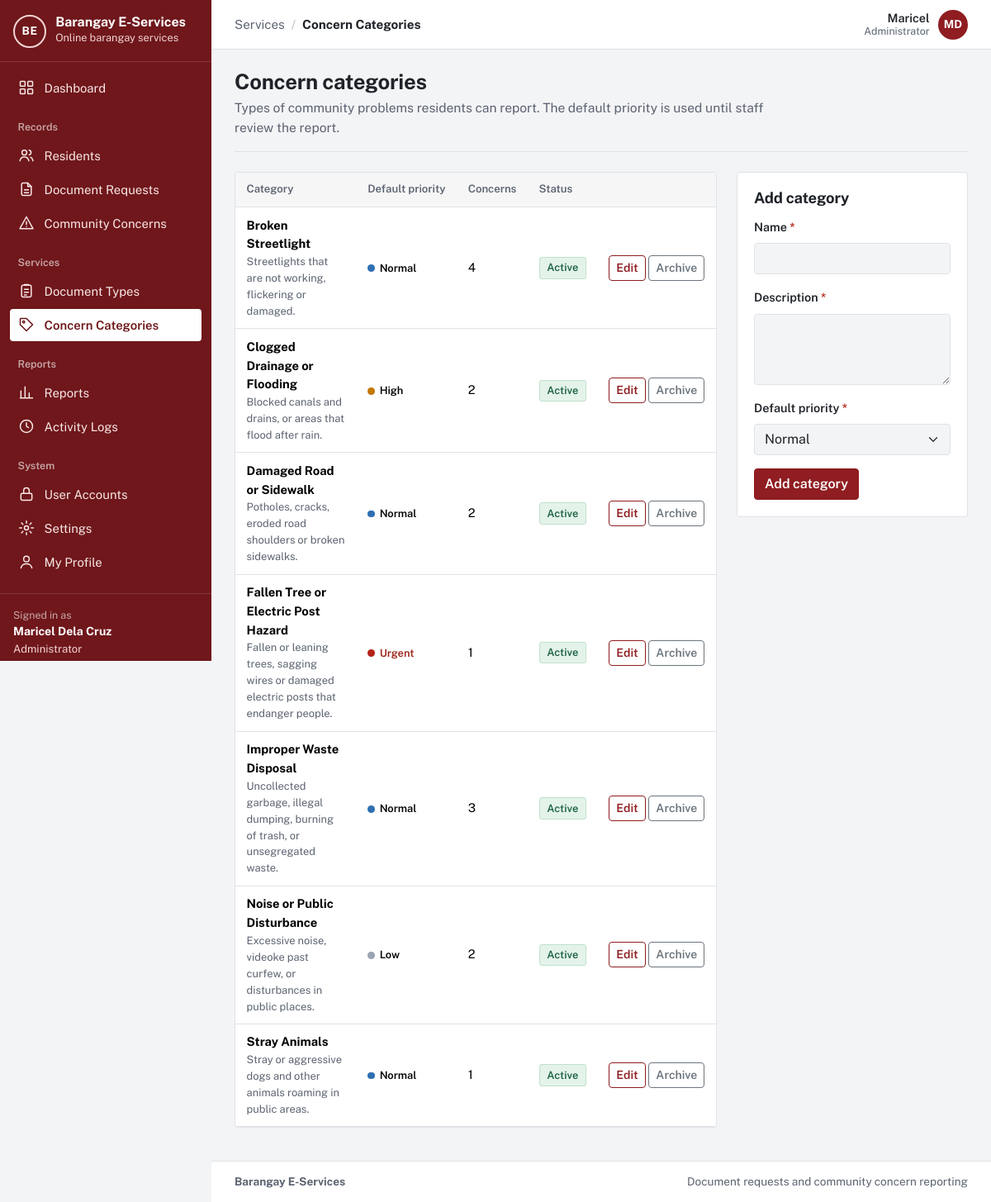
/barangay-eservices/admin/categories.php (signed in), run on the app's committed database.
### tables this page shows
CREATE TABLE `users` (
  `user_id` int(10) UNSIGNED NOT NULL,
  `role_id` tinyint(3) UNSIGNED NOT NULL,
  `purok_id` smallint(5) UNSIGNED DEFAULT NULL,
  `first_name` varchar(60) NOT NULL,
  `last_name` varchar(60) NOT NULL,
  `email` varchar(120) NOT NULL,
  `contact_no` varchar(13) DEFAULT NULL,
  `street_address` varchar(150) DEFAULT NULL,
  `password_hash` varchar(255) NOT NULL,
  `email_verified_at` datetime DEFAULT NULL,
  `is_active` tinyint(1) NOT NULL DEFAULT 1,
  `failed_logins` tinyint(3) UNSIGNED NOT NULL DEFAULT 0,
  `locked_until` datetime DEFAULT NULL,
  `created_at` datetime NOT NULL DEFAULT current_timestamp(),
  `updated_at` datetime NOT NULL DEFAULT current_timestamp() ON UPDATE current_timestamp()
);

CREATE TABLE `roles` (
  `role_id` tinyint(3) UNSIGNED NOT NULL,
  `role_key` varchar(20) NOT NULL,
  `role_name` varchar(50) NOT NULL
);

CREATE TABLE `concern_categories` (
  `category_id` smallint(5) UNSIGNED NOT NULL,
  `name` varchar(100) NOT NULL,
  `description` varchar(500) NOT NULL,
  `default_priority` tinyint(3) UNSIGNED NOT NULL DEFAULT 2,
  `is_archived` tinyint(1) NOT NULL DEFAULT 0,
  `created_at` datetime NOT NULL DEFAULT current_timestamp(),
  `updated_at` datetime NOT NULL DEFAULT current_timestamp() ON UPDATE current_timestamp()
);

### barangay-eservices/app/lib/helpers.php (called while the page is built, shortened)
<?php
function e($value): string
{
    return htmlspecialchars((string) ($value ?? ''), ENT_QUOTES | ENT_SUBSTITUTE, 'UTF-8');
}
function base_path(): string
{
    static $base = null;
    if ($base === null) {
        $script = realpath($_SERVER['SCRIPT_FILENAME'] ?? '') ?: '';
        $root   = realpath(APP_ROOT) ?: APP_ROOT;
        $rel    = str_replace('\\', '/', substr($script, strlen($root)));
        $name   = str_replace('\\', '/', $_SERVER['SCRIPT_NAME'] ?? '');
        $base   = ($rel !== '' && str_ends_with($name, $rel)) ? substr($name, 0, -strlen($rel)) : '';
        $base   = rtrim($base, '/');
    }
    return $base;
}
function url(string $path = ''): string
{
    return base_path() . '/' . ltrim($path, '/');
}
function asset(string $path): string
{
    return url('assets/' . ltrim($path, '/'));
}
function old(string $key, $default = '')
{
    return $_SESSION['old'][$key] ?? $default;
}
function query_param(string $key, string $default = ''): string
{
    $value = $_GET[$key] ?? $default;
    return is_string($value) ? trim($value) : $default;
}
function full_name(array $row, string $prefix = ''): string
{
    return trim(($row[$prefix . 'first_name'] ?? '') . ' ' . ($row[$prefix . 'last_name'] ?? ''));
}

### barangay-eservices/app/lib/auth.php (called while the page is built, shortened)
<?php
function current_user(bool $refresh = false): ?array
{
    static $user = false;
    if ($user !== false && !$refresh) {
        return $user;
    }
    $user = null;
    if (!empty($_SESSION['user_id'])) {
        $user = db_one(
            'SELECT u.user_id, u.first_name, u.last_name, u.email, u.contact_no, u.street_address, u.purok_id,
                    u.email_verified_at, u.is_active, u.created_at, r.role_key, r.role_name
               FROM users u JOIN roles r ON r.role_id = u.role_id
              WHERE u.user_id = ?',
            [(int) $_SESSION['user_id']]
        );
    }
    return $user;
}
function is_verified(?array $user = null): bool
{
    $user = $user ?? current_user();
    return $user !== null && !empty($user['email_verified_at']);
}
function home_path_for_role(?string $role): string
{
    return match ($role) {
        ROLE_ADMIN    => 'admin/dashboard.php',
        ROLE_STAFF    => 'staff/dashboard.php',
        ROLE_RESIDENT => 'resident/dashboard.php',
        default       => 'auth/login.php',
    };
}
function require_login(bool $mustBeVerified = true): array
{
    $user = current_user();
    return $user;
}
function require_role(string ...$roles): array
{
    $user = require_login();
    return $user;
}

### barangay-eservices/app/lib/db.php (called while the page is built, shortened)
<?php
function db(): mysqli
{
    static $conn = null;
    if ($conn === null) {
        $conn = new mysqli(
            config('db.host'),
            config('db.user'),
            config('db.password'),
            config('db.name'),
            (int) config('db.port', 3306)
        );
        $conn->set_charset('utf8mb4');
        $conn->query("SET time_zone = '+08:00'");
    }
    return $conn;
}
function db_query(string $sql, array $params = []): mysqli_stmt
{
    $stmt = db()->prepare($sql);
    if ($params) {
        $types = '';
        foreach ($params as $p) {
            $types .= is_int($p) ? 'i' : (is_float($p) ? 'd' : 's');
        }
        $stmt->bind_param($types, ...array_values($params));
    }
    $stmt->execute();
    return $stmt;
}
function db_all(string $sql, array $params = []): array
{
    $result = db_query($sql, $params)->get_result();
    return $result ? $result->fetch_all(MYSQLI_ASSOC) : [];
}
function db_one(string $sql, array $params = []): ?array
{
    $result = db_query($sql, $params)->get_result();
    $row = $result ? $result->fetch_assoc() : null;
    return $row ?: null;
}

### barangay-eservices/app/lib/validator.php (called while the page is built, shortened)
<?php
function take_errors(): array
{
    $errors = $_SESSION['errors'] ?? [];
    return $errors;
}
function invalid_class(array $errors, string $field): string
{
    return isset($errors[$field]) ? ' is-invalid' : '';
}
function aria_invalid(array $errors, string $field): string
{
    return isset($errors[$field]) ? ' aria-invalid="true" aria-describedby="' . e($field) . '-error"' : '';
}

### barangay-eservices/admin/categories.php (the view, shortened to what this page needs)
<?php
require __DIR__ . '/../app/bootstrap.php';
$user = require_role(ROLE_ADMIN);
$editId = (int) query_param('edit');
$errors = take_errors();
$editing = $editId ? db_one('SELECT * FROM concern_categories WHERE category_id = ?', [$editId]) : null;
$rows = db_all(
    'SELECT cc.*, (SELECT COUNT(*) FROM concerns c WHERE c.category_id = cc.category_id) AS used
       FROM concern_categories cc ORDER BY cc.is_archived, cc.name'
);
$activeNav = 'categories';
require APP_ROOT . '/app/views/header.php';
?>
<div class="page-head"><div><h1>Concern categories</h1><p>Types of community problems residents can report. The default priority is used until staff review the report.</p></div></div>
<div class="row g-4">
  <div class="col-lg-8">
    <div class="table-wrap">
      <table class="table">
        <thead><tr><th scope="col">Category</th><th scope="col">Default priority</th><th scope="col">Concerns</th><th scope="col">Status</th><th scope="col"><span class="visually-hidden">Actions</span></th></tr></thead>
        <tbody>
        <?php foreach ($rows as $r): ?>
          <tr>
            <td><strong><?= e($r['name']) ?></strong><div class="small text-muted"><?= e($r['description']) ?></div></td>
            <td><?= priority_badge((int) $r['default_priority']) ?></td>
            <td><?= (int) $r['used'] ?></td>
            <td><?= $r['is_archived'] ? '<span class="status status-muted">Archived</span>' : '<span class="status status-done">Active</span>' ?></td>
            <td class="text-end nowrap">
              <a class="btn btn-sm btn-outline-primary" href="<?= e(url('admin/categories.php?edit=' . (int) $r['category_id'])) ?>">Edit<span class="visually-hidden"> <?= e($r['name']) ?></span></a>
              <form method="post" class="d-inline">
                <?php if ($r['is_archived']): ?>
                  <button class="btn btn-sm btn-outline-secondary" name="op" value="restore">Restore</button>
                <?php else: ?>
                  <button class="btn btn-sm btn-outline-secondary" name="op" value="archive" data-confirm="Archive <?= e($r['name']) ?>?">Archive</button>
                <?php endif; ?>
              </form>
            </td>
          </tr>
        <?php endforeach; ?>
        </tbody>
      </table>
    </div>
  </div>
  <div class="col-lg-4">
    <form method="post" class="panel" novalidate>
      <h2><?= $editing ? 'Edit category' : 'Add category' ?></h2>
      <div class="mb-3">
        <label class="form-label required" for="name">Name</label>
        <input class="form-control<?= invalid_class($errors, 'name') ?>" id="name" name="name" maxlength="100" value="<?= e(old('name', $editing['name'] ?? '')) ?>"<?= aria_invalid($errors, 'name') ?>>
      </div>
      <div class="mb-3">
        <label class="form-label required" for="description">Description</label>
        <textarea class="form-control<?= invalid_class($errors, 'description') ?>" id="description" name="description" rows="3" maxlength="500"<?= aria_invalid($errors, 'description') ?>><?= e(old('description', $editing['description'] ?? '')) ?></textarea>
      </div>
      <div class="mb-3">
        <label class="form-label required" for="default_priority">Default priority</label>
        <select class="form-select<?= invalid_class($errors, 'default_priority') ?>" id="default_priority" name="default_priority">
          <?php foreach (PRIORITY_LABELS as $k => $label): ?>
            <option value="<?= $k ?>" <?= (string) old('default_priority', $editing['default_priority'] ?? 2) === (string) $k ? 'selected' : '' ?>><?= e($label) ?></option>
          <?php endforeach; ?>
        </select>
      </div>
      <button type="submit" class="btn btn-primary"><?= $editing ? 'Save changes' : 'Add category' ?></button>
    </form>
  </div>
</div>
<?php clear_old_input(); require APP_ROOT . '/app/views/footer.php'; ?>

### barangay-eservices/app/views/header.php (shortened to what this page needs)
<?php
$user = current_user();
$role = $user['role_key'] ?? null;
$verified = $user && is_verified($user);
$activeNav = $activeNav ?? '';
$appLayout = $user && $verified;
$groups = [];
if ($appLayout && $role === ROLE_ADMIN) {
    $groups = [
        '' => ['dashboard' => ['admin/dashboard.php', 'Dashboard', 'dashboard']],
        'Records' => [
            'residents' => ['residents.php', 'Residents', 'residents'],
            'requests'  => ['requests.php', 'Document Requests', 'document'],
            'concerns'  => ['concerns.php', 'Community Concerns', 'concern'],
        ],
        'Services' => [
            'doctypes'   => ['admin/document-types.php', 'Document Types', 'services'],
            'categories' => ['admin/categories.php', 'Concern Categories', 'category'],
        ],
        'Reports' => [
            'reports' => ['reports.php', 'Reports', 'reports'],
            'logs'    => ['admin/logs.php', 'Activity Logs', 'logs'],
        ],
        'System' => [
            'users'    => ['admin/users.php', 'User Accounts', 'accounts'],
            'settings' => ['admin/settings.php', 'Settings', 'settings'],
            'profile'  => ['profile.php', 'My Profile', 'profile'],
        ],
    ];
}
$crumbGroup = '';
$crumbItem = $pageTitle ?? '';
foreach ($groups as $label => $items) {
    if (isset($items[$activeNav])) {
        $crumbGroup = $label;
        $crumbItem = $items[$activeNav][1];
    }
}
?><!doctype html>
<html lang="en">
<head>
  <link rel="stylesheet" href="<?= e(asset('vendor/bootstrap/bootstrap.min.css')) ?>">
  <link rel="stylesheet" href="<?= e(asset('css/app.css')) ?>">
</head>
<body class="<?= $appLayout ? 'app-body' : 'public-body' ?>">
<?php if ($appLayout): ?>
<div class="app-shell">
  <aside class="sidebar offcanvas-lg offcanvas-start" id="sidebar" tabindex="-1" aria-label="Main navigation">
    <div class="sidebar-brand">
      <a class="brand" href="<?= e(url(home_path_for_role($role))) ?>">
        <?= render_app_mark() ?>
        <span class="brand-text">
          <span class="brand-name"><?= e(app_name()) ?></span>
          <span class="brand-sub">Online barangay services</span>
        </span>
      </a>
    </div>
    <nav class="sidebar-nav">
      <?php foreach ($groups as $label => $items): ?>
        <?php if ($label !== ''): ?><div class="sidebar-heading"><?= e($label) ?></div><?php endif; ?>
        <ul class="sidebar-list">
          <?php foreach ($items as $key => [$path, $itemLabel, $iconName]): ?>
            <li>
              <a class="sidebar-link<?= $key === $activeNav ? ' active' : '' ?>" <?= $key === $activeNav ? 'aria-current="page"' : '' ?> href="<?= e(url($path)) ?>">
                <?= icon($iconName) ?><span><?= e($itemLabel) ?></span>
              </a>
            </li>
          <?php endforeach; ?>
        </ul>
      <?php endforeach; ?>
    </nav>
    <div class="sidebar-user">
      <div class="sidebar-user-label">Signed in as</div>
      <div class="sidebar-user-name"><?= e(full_name($user)) ?></div>
      <div class="sidebar-user-role"><?= e($user['role_name']) ?></div>
      <form method="post" action="<?= e(url('auth/logout.php')) ?>">
      </form>
    </div>
  </aside>
  <div class="app-main">
    <header class="topbar">
      <nav class="topbar-crumb" aria-label="You are here">
        <?php if ($crumbGroup !== ''): ?><span class="crumb-group"><?= e($crumbGroup) ?></span><span class="crumb-sep" aria-hidden="true">/</span><?php endif; ?>
        <span class="crumb-item"><?= e($crumbItem) ?></span>
      </nav>
      <div class="topbar-user">
        <span class="topbar-user-text"><span class="topbar-user-name"><?= e($user['first_name']) ?></span><span class="topbar-user-role"><?= e($user['role_name']) ?></span></span>
        <a class="avatar" href="<?= e(url('profile.php')) ?>" title="My profile" aria-label="My profile"><?= e(mb_strtoupper(mb_substr($user['first_name'], 0, 1) . mb_substr($user['last_name'], 0, 1))) ?></a>
      </div>
    </header>
    <main id="main" class="page">
<?php endif; ?>

### barangay-eservices/app/lib/workflow.php (shortened to what this page needs)
<?php
function priority_badge(int $priority): string
{
    return '<span class="prio prio-' . $priority . '">' . e(PRIORITY_LABELS[$priority] ?? '?') . '</span>';
}

### data on the page
users: full_name($user) "Maricel Dela Cruz", role.role_name "Administrator", first_name "Maricel", first_name+last_name "MD"
concern_categories: name "Broken Streetlight", description "Streetlights that are not working, flickering or damaged.", default_priority "Normal", used "4", is_archived "Active"
concern_categories: name "Clogged Drainage or Flooding", description "Blocked canals and drains, or areas that flood after rain.", default_priority "High", used "2", is_archived "Active"
concern_categories: name "Damaged Road or Sidewalk", description "Potholes, cracks, eroded road shoulders or broken sidewalks.", default_priority "Normal", used "2", is_archived "Active"
concern_categories: name "Fallen Tree or Electric Post Hazard", description "Fallen or leaning trees, sagging wires or damaged electric posts that endanger people.", default_priority "Urgent", used "1", is_archived "Active"
concern_categories: name "Improper Waste Disposal", description "Uncollected garbage, illegal dumping, burning of trash, or unsegregated waste.", default_priority "Normal", used "3", is_archived "Active"
concern_categories: name "Noise or Public Disturbance", description "Excessive noise, videoke past curfew, or disturbances in public places.", default_priority "Low", used "2", is_archived "Active"
concern_categories: name "Stray Animals", description "Stray or aggressive dogs and other animals roaming in public areas.", default_priority "Normal", used "1", is_archived "Active"

### other printed values
app_name() "Barangay E-Services"
$itemLabel "Dashboard"
$label "Records"
$itemLabel "Residents"
$itemLabel "Document Requests"
$itemLabel "Community Concerns"
$label "Services"
$itemLabel "Document Types"
$itemLabel "Concern Categories"
$label "Reports"
$itemLabel "Reports"
$itemLabel "Activity Logs"
$label "System"
$itemLabel "User Accounts"
$itemLabel "Settings"
